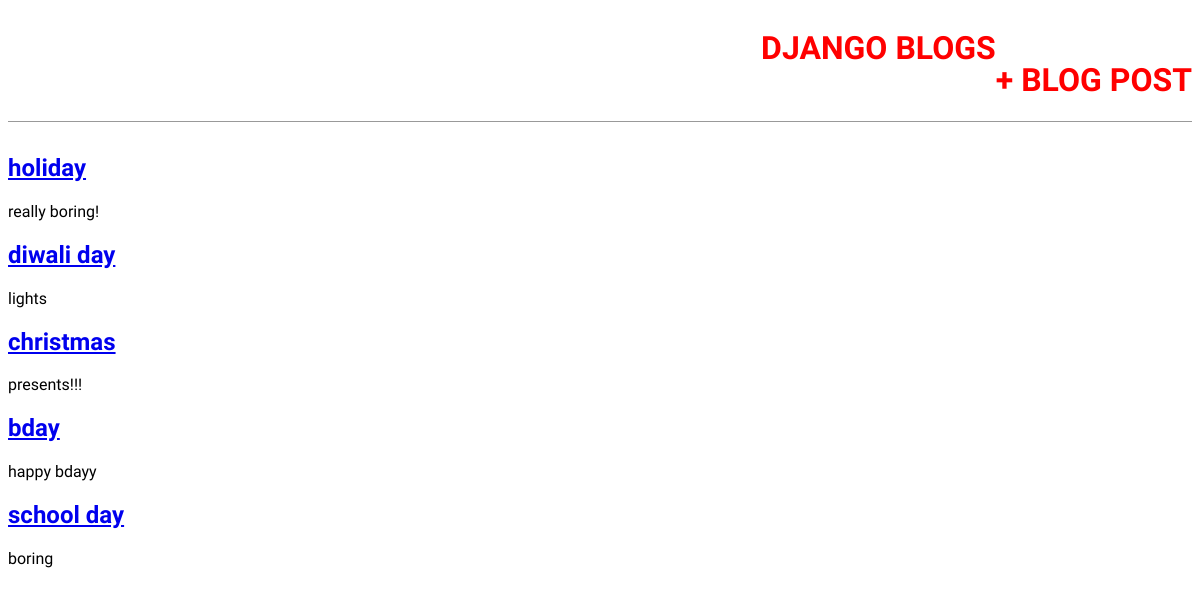
The page / on the database its author committed.
### blog/models.py (models this page shows, shortened)
class Posts(models.Model):
    title = models.CharField(max_length=200)
    body = models.TextField()
    author = models.ForeignKey(
        'auth.User',
        on_delete=models.CASCADE,
    )

### blog/views.py (the view)
# urls.py: path('', BlogListView.as_view(), name='home'),
class BlogListView(ListView):
    model = Posts
    template_name = 'home.html'

### templates/home.html
{% extends 'base.html' %}
{% block content %}
    {% for post in object_list %}
        <div class="post">
             <h2><a href="{% url 'post_detail' post.pk %}">{{ post.title }}</a></h2>
            <p>{{ post.body}}</p>
        </div>
    {% empty %}
        <p>No posts available.</p>
    {% endfor %}
{% endblock content %}

### static/css/base.css (style rules this page uses)
body { font-family: 'Source Sans Pro', sans-serif; font-size: px; }

### rows shown on the page
Posts: title "holiday", body "really boring!"
Posts: title "diwali day", body "lights"
Posts: title "christmas", body "presents!!!"
Posts: title "bday", body "happy bdayy"
Posts: title "school day", body "boring"
